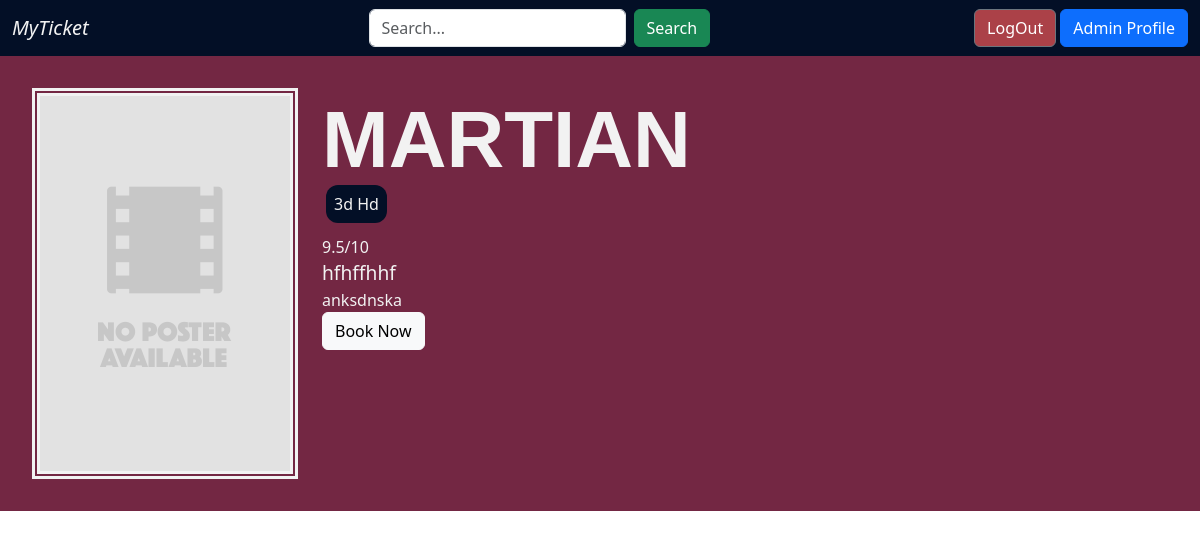
/book_tickets/3 (signed in), run on the app's committed database.
### app/models/models.py (models this page shows, shortened)
class Shows(db.Model):
    __tablename__ = "shows"
    __searchable__ = ['show_name', 'rating', 'tags', 'cast']
    show_id = db.Column(db.Integer, primary_key=True, autoincrement=True)
    show_name = db.Column(db.String, nullable=False)
    ticket_price = db.Column(db.Numeric(precision=3, scale=2), nullable=False)
    premiere_date = db.Column(DATE(storage_format="%(day)02d/%(month)02d/%(year)04d",
                                   regexp=re.compile("(?P<day>\d+)/(?P<month>\d+)/(?P<year>\d+)")))
    end_date = db.Column(DATE(storage_format="%(day)02d/%(month)02d/%(year)04d",
                              regexp=re.compile("(?P<day>\d+)/(?P<month>\d+)/(?P<year>\d+)")))
    rating = db.Column(db.Numeric(precision=2, scale=1))
    tags = db.Column(db.String)
    show_description = db.Column(db.String)
    cast = db.Column(db.String)
    poster_filename = db.Column(db.String(255), nullable=False)

### app/controllers/users/controllers.py (the view)
@controllers.route("/book_tickets/<show_id>")
@login_required
def book_tickets(show_id):
    show = Shows.query.filter_by(show_id=show_id).first()
    return render_template("user/booking/bookshow.html.jinja2", show=show)

### app/controllers/auth.py (called while the page is built)
@login_manager.user_loader
def load_user(user_id):
    return User.query.get(int(user_id))

### app/templates/user/booking/bookshow.html.jinja2 (shortened to what this page needs)
<!DOCTYPE html>
<html lang="en">
  <head>
    <link
      href="https://cdn.jsdelivr.net/npm/bootstrap@5.3.0-alpha1/dist/css/bootstrap.min.css"
      rel="stylesheet"
    />
    <link
      rel="stylesheet"
      href="{{ url_for('static', filename='styles/bookshow.style.css') }}"
    />
  </head>
  <body>
    <div>{% include "user/header.html.jinja2" %}</div>
    <div class="container-fluid show__container">
      <div class="row">
        <div class="col-3">
          {% if show.poster_filename %}
          {{ show.show_poster }}
          <img
            src= "static/images/{{ show.show_poster }}"
            alt="{{ show.show_name }}"
            class="card-img-top show--poster"
          />
          {% else %}
          <img
            src="{{ url_for('static', filename='images/no-poster.png') }}"
            alt="{{ show.show_name }}"
            class="card-img-top show--poster"
          />
          {% endif %}
        </div>
        <div class="col-9 show--col">
          <div class="show--title lead">
            {{ show.show_name }}
          </div>
          <div class="show--tags">
            {% for tag in show.tags.split(',') %}
            <span class="show--tag">
              {{ tag }}
            </span>
            {% endfor %}
          </div>
          <div class="show--ratings">{{ show.rating }}/10</div>
          <div class="show--descp">
            {{ show.show_description }}
          </div>
          <div class="show--cast">
            {{ show.cast }}
          </div>
          <div>
            <a class="btn btn-light" href="/booknow/{{ show.show_id }}"
              >Book Now</a
            >
          </div>
        </div>
      </div>
    </div>
  </body>
</html>

### app/static/styles/bookshow.style.css (style rules this page uses)
*, *::before, *::after { box-sizing: border-box; }
:root { font-family: 'PT Sans', sans-serif; --clr-primary-5: #f2f2f2; --clr-primary-4: #f25757; --clr-primary-3: #030f26; --clr-primary-2: #732743; --clr-primary-1: #d93250; --clr-sec-1: #FF3D3D; --w-light: 300; --w-heavy: 700; --w-regular: 500; }
.show__container { padding: 2em 2em !important; }
.show__container { background: var(--clr-primary-2); color: var(--clr-primary-5); }
.show--title { text-transform: uppercase; font-size: 5rem; line-height: 0.5; margin: 2rem 0; font-family: 'Oxygen', sans-serif; font-weight: 550; }
.show--tags { margin: 1.2rem 0; }
.show--tag { background: var(--clr-primary-3); color: var(--clr-primary-5); margin: 0.25rem; padding: 0.5rem 0.5rem; border-radius: 0.75rem; text-transform: capitalize; }
.show--descp { font-size: 1.2rem; }
.show--poster { border: 0.5em double var(--clr-primary-5); }

### data on the page
Shows: show_name "MARTIAN", tags "3d Hd", rating "9.5", show_description "hfhffhhf", cast "anksdnska"
